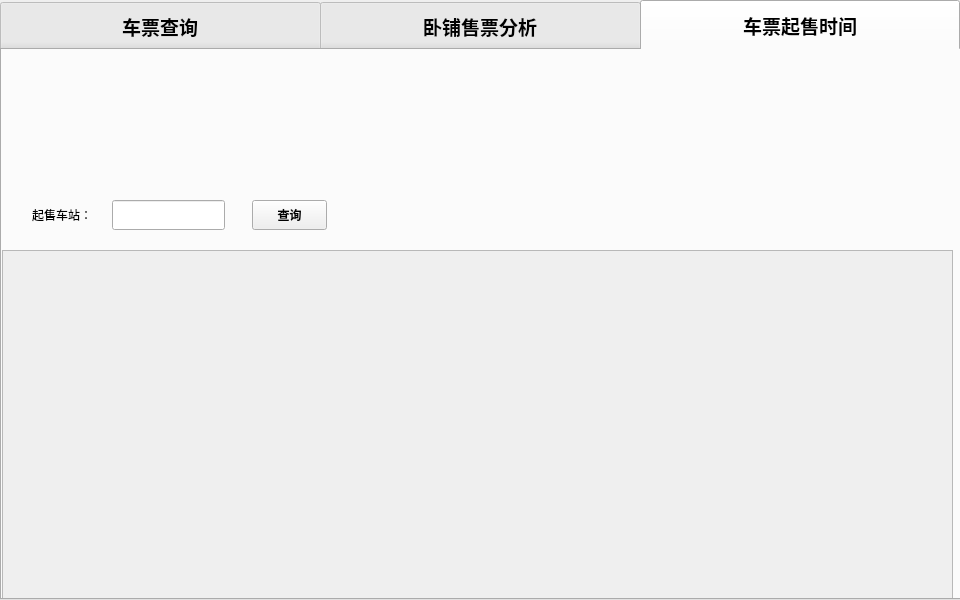
<?xml version="1.0" encoding="UTF-8"?>
<ui version="4.0">
 <class>MainWindow</class>
 <widget class="QMainWindow" name="MainWindow">
  <property name="geometry">
   <rect>
    <x>0</x>
    <y>0</y>
    <width>960</width>
    <height>600</height>
   </rect>
  </property>
  <property name="minimumSize">
   <size>
    <width>960</width>
    <height>600</height>
   </size>
  </property>
  <property name="maximumSize">
   <size>
    <width>960</width>
    <height>600</height>
   </size>
  </property>
  <property name="windowTitle">
   <string>火车票分析助手</string>
  </property>
  <widget class="QWidget" name="centralwidget">
   <widget class="QTabWidget" name="tabWidget">
    <property name="geometry">
     <rect>
      <x>0</x>
      <y>0</y>
      <width>988</width>
      <height>600</height>
     </rect>
    </property>
    <property name="font">
     <font>
      <family>楷体</family>
      <pointsize>14</pointsize>
      <weight>75</weight>
      <italic>false</italic>
      <bold>true</bold>
     </font>
    </property>
    <property name="styleSheet">
     <string notr="true">QTabBar::tab{width:320;height:50;}</string>
    </property>
    <property name="currentIndex">
     <number>2</number>
    </property>
    <widget class="QWidget" name="tab_query">
     <attribute name="title">
      <string>车票查询</string>
     </attribute>
     <widget class="QWidget" name="widget_query" native="true">
      <property name="geometry">
       <rect>
        <x>0</x>
        <y>0</y>
        <width>960</width>
        <height>51</height>
       </rect>
      </property>
      <property name="font">
       <font>
        <family>楷体</family>
       </font>
      </property>
      <property name="styleSheet">
       <string notr="true">QWidget#widget_query{background-color: rgb(212, 212, 212);}</string>
      </property>
      <widget class="QLabel" name="label_4">
       <property name="geometry">
        <rect>
         <x>10</x>
         <y>20</y>
         <width>54</width>
         <height>12</height>
        </rect>
       </property>
       <property name="font">
        <font>
         <family>楷体</family>
        </font>
       </property>
       <property name="text">
        <string>出发地：</string>
       </property>
      </widget>
      <widget class="QTextEdit" name="textEdit">
       <property name="geometry">
        <rect>
         <x>80</x>
         <y>10</y>
         <width>104</width>
         <height>31</height>
        </rect>
       </property>
       <property name="font">
        <font>
         <family>楷体</family>
         <pointsize>13</pointsize>
        </font>
       </property>
       <property name="verticalScrollBarPolicy">
        <enum>Qt::ScrollBarAlwaysOff</enum>
       </property>
       <property name="horizontalScrollBarPolicy">
        <enum>Qt::ScrollBarAlwaysOff</enum>
       </property>
      </widget>
      <widget class="QLabel" name="label_5">
       <property name="geometry">
        <rect>
         <x>210</x>
         <y>20</y>
         <width>54</width>
         <height>12</height>
        </rect>
       </property>
       <property name="font">
        <font>
         <family>楷体</family>
        </font>
       </property>
       <property name="text">
        <string>目的地：</string>
       </property>
      </widget>
      <widget class="QTextEdit" name="textEdit_2">
       <property name="geometry">
        <rect>
         <x>270</x>
         <y>10</y>
         <width>104</width>
         <height>31</height>
        </rect>
       </property>
       <property name="font">
        <font>
         <family>楷体</family>
         <pointsize>13</pointsize>
        </font>
       </property>
       <property name="verticalScrollBarPolicy">
        <enum>Qt::ScrollBarAlwaysOff</enum>
       </property>
       <property name="horizontalScrollBarPolicy">
        <enum>Qt::ScrollBarAlwaysOff</enum>
       </property>
      </widget>
      <widget class="QLabel" name="label_6">
       <property name="geometry">
        <rect>
         <x>400</x>
         <y>20</y>
         <width>54</width>
         <height>12</height>
        </rect>
       </property>
       <property name="font">
        <font>
         <family>楷体</family>
        </font>
       </property>
       <property name="text">
        <string>出发日：</string>
       </property>
      </widget>
      <widget class="QTextEdit" name="textEdit_3">
       <property name="geometry">
        <rect>
         <x>460</x>
         <y>10</y>
         <width>104</width>
         <height>31</height>
        </rect>
       </property>
       <property name="font">
        <font>
         <family>楷体</family>
         <pointsize>13</pointsize>
        </font>
       </property>
       <property name="verticalScrollBarPolicy">
        <enum>Qt::ScrollBarAlwaysOff</enum>
       </property>
       <property name="horizontalScrollBarPolicy">
        <enum>Qt::ScrollBarAlwaysOff</enum>
       </property>
      </widget>
      <widget class="QPushButton" name="pushButton">
       <property name="geometry">
        <rect>
         <x>610</x>
         <y>10</y>
         <width>91</width>
         <height>31</height>
        </rect>
       </property>
       <property name="font">
        <font>
         <family>楷体</family>
         <weight>75</weight>
         <bold>true</bold>
        </font>
       </property>
       <property name="text">
        <string>查询</string>
       </property>
      </widget>
     </widget>
     <widget class="QWidget" name="widget_checkBox" native="true">
      <property name="geometry">
       <rect>
        <x>0</x>
        <y>50</y>
        <width>960</width>
        <height>35</height>
       </rect>
      </property>
      <property name="font">
       <font>
        <family>楷体</family>
       </font>
      </property>
      <property name="autoFillBackground">
       <bool>false</bool>
      </property>
      <property name="styleSheet">
       <string notr="true">QWidget#widget_checkBox{background-color: rgb(212, 212, 212);}</string>
      </property>
      <widget class="QCheckBox" name="checkBox_T">
       <property name="geometry">
        <rect>
         <x>460</x>
         <y>9</y>
         <width>91</width>
         <height>17</height>
        </rect>
       </property>
       <property name="font">
        <font>
         <family>楷体</family>
         <pointsize>10</pointsize>
        </font>
       </property>
       <property name="text">
        <string>T-特快</string>
       </property>
      </widget>
      <widget class="QCheckBox" name="checkBox_K">
       <property name="geometry">
        <rect>
         <x>570</x>
         <y>9</y>
         <width>91</width>
         <height>17</height>
        </rect>
       </property>
       <property name="font">
        <font>
         <family>楷体</family>
         <pointsize>10</pointsize>
        </font>
       </property>
       <property name="text">
        <string>K-快速</string>
       </property>
      </widget>
      <widget class="QCheckBox" name="checkBox_Z">
       <property name="geometry">
        <rect>
         <x>350</x>
         <y>9</y>
         <width>91</width>
         <height>17</height>
        </rect>
       </property>
       <property name="font">
        <font>
         <family>楷体</family>
         <pointsize>10</pointsize>
        </font>
       </property>
       <property name="text">
        <string>Z-直达</string>
       </property>
      </widget>
      <widget class="QCheckBox" name="checkBox_D">
       <property name="geometry">
        <rect>
         <x>240</x>
         <y>9</y>
         <width>91</width>
         <height>17</height>
        </rect>
       </property>
       <property name="font">
        <font>
         <family>楷体</family>
         <pointsize>10</pointsize>
        </font>
       </property>
       <property name="text">
        <string>D-动车</string>
       </property>
      </widget>
      <widget class="QCheckBox" name="checkBox_G">
       <property name="geometry">
        <rect>
         <x>120</x>
         <y>9</y>
         <width>91</width>
         <height>17</height>
        </rect>
       </property>
       <property name="font">
        <font>
         <family>楷体</family>
         <pointsize>10</pointsize>
        </font>
       </property>
       <property name="text">
        <string>GC-高铁</string>
       </property>
      </widget>
      <widget class="QLabel" name="label_type_2">
       <property name="geometry">
        <rect>
         <x>20</x>
         <y>9</y>
         <width>81</width>
         <height>16</height>
        </rect>
       </property>
       <property name="font">
        <font>
         <family>楷体</family>
         <pointsize>10</pointsize>
        </font>
       </property>
       <property name="text">
        <string>车次类型：</string>
       </property>
      </widget>
     </widget>
     <widget class="QLabel" name="label_train_img">
      <property name="geometry">
       <rect>
        <x>0</x>
        <y>86</y>
        <width>960</width>
        <height>62</height>
       </rect>
      </property>
      <property name="font">
       <font>
        <family>楷体</family>
       </font>
      </property>
      <property name="text">
       <string/>
      </property>
      <property name="pixmap">
       <pixmap resource="../img_resources/img.qrc">:/png/table_img.png</pixmap>
      </property>
     </widget>
     <widget class="QTableView" name="tableView">
      <property name="geometry">
       <rect>
        <x>0</x>
        <y>145</y>
        <width>960</width>
        <height>401</height>
       </rect>
      </property>
      <property name="font">
       <font>
        <family>楷体</family>
       </font>
      </property>
     </widget>
    </widget>
    <widget class="QWidget" name="tab_analysis">
     <attribute name="title">
      <string>卧铺售票分析</string>
     </attribute>
     <widget class="QWidget" name="widget_query_2" native="true">
      <property name="geometry">
       <rect>
        <x>0</x>
        <y>0</y>
        <width>960</width>
        <height>51</height>
       </rect>
      </property>
      <property name="styleSheet">
       <string notr="true">QWidget#widget_query{background-color: rgb(212, 212, 212);}</string>
      </property>
      <widget class="QLabel" name="label_7">
       <property name="geometry">
        <rect>
         <x>40</x>
         <y>20</y>
         <width>61</width>
         <height>16</height>
        </rect>
       </property>
       <property name="font">
        <font>
         <family>楷体</family>
        </font>
       </property>
       <property name="text">
        <string>出发地：</string>
       </property>
      </widget>
      <widget class="QTextEdit" name="textEdit_analysis_from">
       <property name="geometry">
        <rect>
         <x>120</x>
         <y>10</y>
         <width>104</width>
         <height>31</height>
        </rect>
       </property>
       <property name="font">
        <font>
         <pointsize>13</pointsize>
        </font>
       </property>
       <property name="verticalScrollBarPolicy">
        <enum>Qt::ScrollBarAlwaysOff</enum>
       </property>
       <property name="horizontalScrollBarPolicy">
        <enum>Qt::ScrollBarAlwaysOff</enum>
       </property>
      </widget>
      <widget class="QLabel" name="label_8">
       <property name="geometry">
        <rect>
         <x>250</x>
         <y>20</y>
         <width>61</width>
         <height>16</height>
        </rect>
       </property>
       <property name="font">
        <font>
         <family>楷体</family>
        </font>
       </property>
       <property name="text">
        <string>目的地：</string>
       </property>
      </widget>
      <widget class="QTextEdit" name="textEdit_analysis_to">
       <property name="geometry">
        <rect>
         <x>330</x>
         <y>10</y>
         <width>104</width>
         <height>31</height>
        </rect>
       </property>
       <property name="font">
        <font>
         <pointsize>13</pointsize>
        </font>
       </property>
       <property name="verticalScrollBarPolicy">
        <enum>Qt::ScrollBarAlwaysOff</enum>
       </property>
       <property name="horizontalScrollBarPolicy">
        <enum>Qt::ScrollBarAlwaysOff</enum>
       </property>
      </widget>
      <widget class="QPushButton" name="pushButton_analysis_query">
       <property name="geometry">
        <rect>
         <x>460</x>
         <y>10</y>
         <width>91</width>
         <height>31</height>
        </rect>
       </property>
       <property name="font">
        <font>
         <family>楷体</family>
         <weight>75</weight>
         <bold>true</bold>
        </font>
       </property>
       <property name="text">
        <string>查询</string>
       </property>
      </widget>
      <widget class="QLabel" name="label_16">
       <property name="geometry">
        <rect>
         <x>740</x>
         <y>20</y>
         <width>20</width>
         <height>20</height>
        </rect>
       </property>
       <property name="styleSheet">
        <string notr="true">background-color: rgb(255, 170, 0);</string>
       </property>
       <property name="text">
        <string/>
       </property>
      </widget>
      <widget class="QLabel" name="label_18">
       <property name="geometry">
        <rect>
         <x>820</x>
         <y>20</y>
         <width>20</width>
         <height>20</height>
        </rect>
       </property>
       <property name="styleSheet">
        <string notr="true">background-color: rgb(85, 170, 0);</string>
       </property>
       <property name="text">
        <string/>
       </property>
      </widget>
      <widget class="QLabel" name="label_14">
       <property name="geometry">
        <rect>
         <x>630</x>
         <y>20</y>
         <width>20</width>
         <height>20</height>
        </rect>
       </property>
       <property name="styleSheet">
        <string notr="true">background-color: rgb(255, 0, 0);</string>
       </property>
       <property name="text">
        <string/>
       </property>
      </widget>
      <widget class="QLabel" name="label_19">
       <property name="geometry">
        <rect>
         <x>850</x>
         <y>20</y>
         <width>51</width>
         <height>20</height>
        </rect>
       </property>
       <property name="font">
        <font>
         <family>楷体</family>
        </font>
       </property>
       <property name="text">
        <string>不紧张</string>
       </property>
      </widget>
      <widget class="QLabel" name="label_15">
       <property name="geometry">
        <rect>
         <x>660</x>
         <y>20</y>
         <width>61</width>
         <height>20</height>
        </rect>
       </property>
       <property name="font">
        <font>
         <family>楷体</family>
        </font>
       </property>
       <property name="text">
        <string>非常紧张</string>
       </property>
      </widget>
      <widget class="QLabel" name="label_17">
       <property name="geometry">
        <rect>
         <x>770</x>
         <y>20</y>
         <width>51</width>
         <height>20</height>
        </rect>
       </property>
       <property name="font">
        <font>
         <family>楷体</family>
        </font>
       </property>
       <property name="text">
        <string>紧张</string>
       </property>
      </widget>
     </widget>
     <widget class="QTableWidget" name="tableWidget">
      <property name="geometry">
       <rect>
        <x>0</x>
        <y>50</y>
        <width>953</width>
        <height>241</height>
       </rect>
      </property>
      <property name="font">
       <font>
        <pointsize>9</pointsize>
       </font>
      </property>
      <property name="styleSheet">
       <string notr="true">QHeaderView{font:16pt '楷体';};
</string>
      </property>
      <column>
       <property name="text">
        <string>车次</string>
       </property>
      </column>
      <column>
       <property name="text">
        <string>出发站</string>
       </property>
      </column>
      <column>
       <property name="text">
        <string>到达站</string>
       </property>
      </column>
      <column>
       <property name="text">
        <string>出发时间</string>
       </property>
      </column>
      <column>
       <property name="text">
        <string>到达时间</string>
       </property>
      </column>
      <column>
       <property name="text">
        <string>历时</string>
       </property>
      </column>
      <column>
       <property name="text">
        <string>今天</string>
       </property>
      </column>
      <column>
       <property name="text">
        <string>三天内</string>
       </property>
      </column>
      <column>
       <property name="text">
        <string>五天内</string>
       </property>
      </column>
     </widget>
     <widget class="QScrollArea" name="scrollArea_2">
      <property name="geometry">
       <rect>
        <x>0</x>
        <y>290</y>
        <width>955</width>
        <height>255</height>
       </rect>
      </property>
      <property name="widgetResizable">
       <bool>true</bool>
      </property>
      <widget class="QWidget" name="scrollAreaWidgetContents_2">
       <property name="geometry">
        <rect>
         <x>0</x>
         <y>0</y>
         <width>953</width>
         <height>253</height>
        </rect>
       </property>
       <widget class="QWidget" name="horizontalLayoutWidget">
        <property name="geometry">
         <rect>
          <x>0</x>
          <y>0</y>
          <width>951</width>
          <height>251</height>
         </rect>
        </property>
        <layout class="QHBoxLayout" name="horizontalLayout"/>
       </widget>
      </widget>
     </widget>
    </widget>
    <widget class="QWidget" name="tab_time">
     <attribute name="title">
      <string>车票起售时间</string>
     </attribute>
     <widget class="QWidget" name="widget_time" native="true">
      <property name="geometry">
       <rect>
        <x>0</x>
        <y>0</y>
        <width>960</width>
        <height>551</height>
       </rect>
      </property>
      <property name="styleSheet">
       <string notr="true">QWidget#widget_time{background-image: url(:/png/time_bg.png);}</string>
      </property>
      <widget class="QLabel" name="label_time_text">
       <property name="geometry">
        <rect>
         <x>30</x>
         <y>150</y>
         <width>70</width>
         <height>30</height>
        </rect>
       </property>
       <property name="font">
        <font>
         <family>楷体</family>
        </font>
       </property>
       <property name="text">
        <string>起售车站：</string>
       </property>
      </widget>
      <widget class="QLineEdit" name="lineEdit_station">
       <property name="geometry">
        <rect>
         <x>110</x>
         <y>150</y>
         <width>113</width>
         <height>30</height>
        </rect>
       </property>
      </widget>
      <widget class="QPushButton" name="pushButton_time_query">
       <property name="geometry">
        <rect>
         <x>250</x>
         <y>150</y>
         <width>75</width>
         <height>30</height>
        </rect>
       </property>
       <property name="font">
        <font>
         <family>楷体</family>
         <weight>75</weight>
         <bold>true</bold>
        </font>
       </property>
       <property name="text">
        <string>查询</string>
       </property>
      </widget>
      <widget class="QScrollArea" name="scrollArea">
       <property name="geometry">
        <rect>
         <x>0</x>
         <y>200</y>
         <width>951</width>
         <height>361</height>
        </rect>
       </property>
       <property name="widgetResizable">
        <bool>true</bool>
       </property>
       <widget class="QWidget" name="scrollAreaWidgetContents">
        <property name="geometry">
         <rect>
          <x>0</x>
          <y>0</y>
          <width>949</width>
          <height>359</height>
         </rect>
        </property>
        <widget class="QWidget" name="gridLayoutWidget">
         <property name="geometry">
          <rect>
           <x>0</x>
           <y>0</y>
           <width>951</width>
           <height>341</height>
          </rect>
         </property>
         <layout class="QGridLayout" name="gridLayout"/>
        </widget>
       </widget>
      </widget>
     </widget>
    </widget>
   </widget>
  </widget>
 </widget>
 <resources>
  <include location="../img_resources/img.qrc"/>
 </resources>
 <connections/>
</ui>
